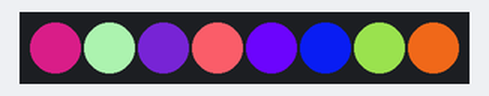
Recording of a program running on a simulated ESP32 board running MicroPython. On the bench: 8 RGB LEDs in strip order, left to right. Random numbers come from a fixed seed. At 20.1 s the program stops and its outputs stay as they are.

Above: at 0.1 s.
At 2.5 s:
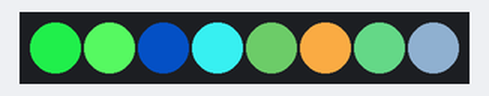
At 4.91 s:
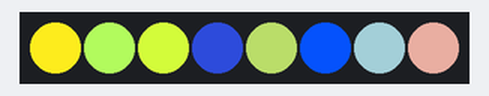
At 9.93 s:
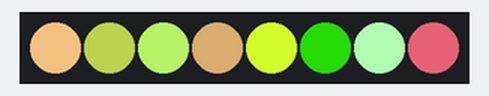
At 14.94 s:
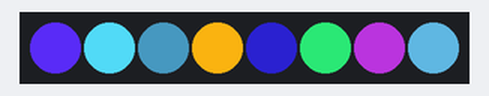
At 19.96 s:
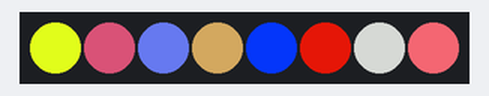
Timing chart, 0 to 21.6 s (numbered marks = the images above):
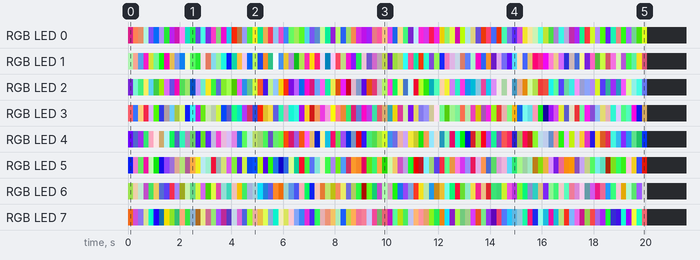

Measured:
- by itself, RGB LED 4: off → RGB(106, 4, 249) at 0.00 s, → RGB(43, 56, 111) 0.20 s later, → RGB(132, 36, 192) 0.20 s later, → RGB(38, 176, 87) 0.20 s later, … (101 changes in this stretch)
- by itself, RGB LED 5: off → RGB(8, 26, 216) at 0.00 s, → RGB(200, 104, 172) 0.20 s later, → RGB(78, 193, 76) 0.20 s later, → RGB(205, 17, 141) 0.20 s later, … (101 changes in this stretch)

The program:

neopixel_rgbled_test.py
```python
from machine import Pin
from neopixel import NeoPixel
from machine import sleep
import time
import random


pin = Pin(0, Pin.OUT)   # set GPIO0 to output to drive NeoPixels
np = NeoPixel(pin, 8)   # create NeoPixel driver on GPIO0 for 8 pixels

random.seed(29)

for x in range(8):
    np[x] = (0, 0, 0) # set the first pixel to white
np.write()              # write data to all pixels

for y in range(100):
    for x in range(8):
        np[x] = (random.getrandbits(8), random.getrandbits(8), random.getrandbits(8)) # set the first pixel to white
    np.write()              # write data to all pixels
    sleep(200)

for x in range(8):
    np[x] = (0, 0, 0) # set the first pixel to white
np.write()              # write data to all pixels
```
